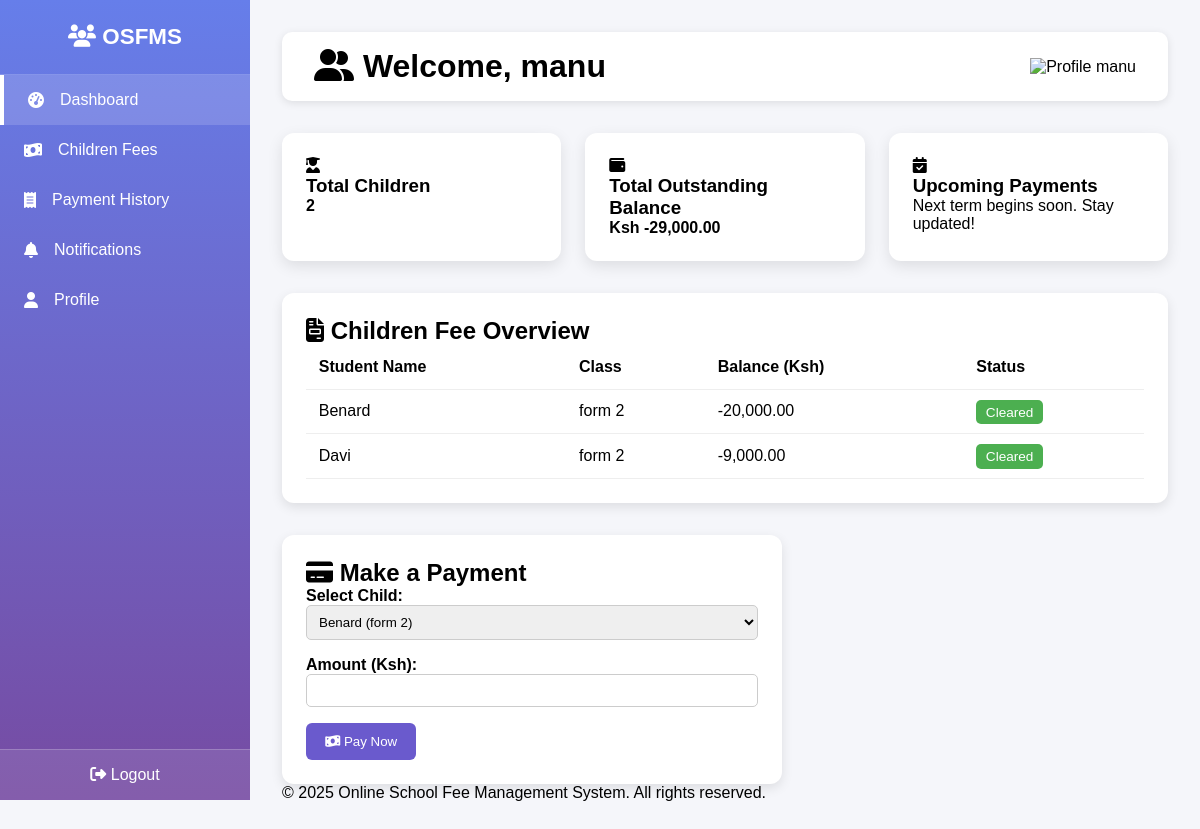
/parent_dashboard.php (signed in), run on the app's committed database.
### tables this page shows
CREATE TABLE `students` (
  `id` int(11) NOT NULL,
  `admission_no` varchar(50) DEFAULT NULL,
  `full_name` varchar(100) DEFAULT NULL,
  `email` varchar(255) DEFAULT NULL,
  `class` varchar(50) DEFAULT NULL,
  `date_registered` datetime DEFAULT current_timestamp(),
  `created_at` timestamp NOT NULL DEFAULT current_timestamp(),
  `balance` decimal(10,2) DEFAULT 0.00,
  `parent_national_id` bigint(20) DEFAULT NULL,
  `parent_id` int(11) DEFAULT NULL
);

### public/parent_dashboard.php (the view, shortened to what this page needs)
<?php
require_once __DIR__ . '/../includes/db.php';
$user = $_SESSION['user'];
$parent_id = $user['id'];
$query = $pdo->prepare("
    SELECT
        s.id,
        s.full_name,
        s.class,
        COALESCE(SUM(f.total_amount), 0) AS total_fees,
        COALESCE(SUM(p.amount_paid), 0) AS total_paid,
        COALESCE(SUM(f.total_amount), 0) - COALESCE(SUM(p.amount_paid), 0) AS balance
    FROM students s
    LEFT JOIN fees f ON s.id = f.student_id
    LEFT JOIN payments p ON s.id = p.student_id AND p.status = 'paid'
    WHERE s.parent_id = ?
    GROUP BY s.id, s.full_name, s.class
");
$query->execute([$parent_id]);
$children = $query->fetchAll(PDO::FETCH_ASSOC);
?>
<!DOCTYPE html>
<html lang="en">
<head>
    <link rel="stylesheet" href="https://cdnjs.cloudflare.com/ajax/libs/font-awesome/6.5.0/css/all.min.css" />
</head>
<body>
<div class="sidebar">
    <h2><i class="fas fa-users"></i> OSFMS</h2>
    <a href="#" class="active"><i class="fas fa-tachometer-alt"></i> Dashboard</a>
    <a href="children_fees.php"><i class="fas fa-money-bill-wave"></i> Children Fees</a>
    <a href="parents_payment_history.php"><i class="fas fa-receipt"></i> Payment History</a>
    <a href="notifications.php"><i class="fas fa-bell"></i> Notifications</a>
    <a href="profile.php"><i class="fas fa-user"></i> Profile</a>
    <div class="logout-btn">
        <form action="logout.php" method="POST">
            <button type="submit"><i class="fas fa-sign-out-alt"></i> Logout</button>
        </form>
    </div>
</div>
<div class="main">
    <header>
        <h1><i class="fas fa-user-friends"></i> Welcome, <?= htmlspecialchars($user['username']); ?></h1>
        <div class="user-info">
            <img src="https://cdn-icons-png.flaticon.com/512/3135/3135715.png" alt="Profile" width="45" />
            <span><?= htmlspecialchars($user['username']); ?></span>
        </div>
    </header>
    <section class="cards">
        <div class="card">
            <i class="fas fa-user-graduate"></i>
            <h3>Total Children</h3>
            <p><strong><?= count($children); ?></strong></p>
        </div>
        <div class="card">
            <i class="fas fa-wallet"></i>
            <h3>Total Outstanding Balance</h3>
            <?php $totalBalance = array_sum(array_column($children, 'balance')); ?>
            <p><strong>Ksh <?= number_format($totalBalance, 2); ?></strong></p>
        </div>
        <div class="card">
            <i class="fas fa-calendar-check"></i>
            <h3>Upcoming Payments</h3>
            <p>Next term begins soon. Stay updated!</p>
        </div>
    </section>
    <section class="table-container">
        <h2><i class="fas fa-file-invoice"></i> Children Fee Overview</h2>
        <table>
            <thead>
                <tr>
                    <th>Student Name</th>
                    <th>Class</th>
                    <th>Balance (Ksh)</th>
                    <th>Status</th>
                </tr>
            </thead>
            <tbody>
                <?php if (count($children) > 0): ?>
                    <?php foreach ($children as $child): ?>
                        <tr>
                            <td><?= htmlspecialchars($child['full_name']); ?></td>
                            <td><?= htmlspecialchars($child['class']); ?></td>
                            <td><?= number_format($child['balance'], 2); ?></td>
                            <td>
                                <?php
                                    $statusClass = $child['balance'] <= 0 ? 'paid' : 'pending';
                                    $statusText = $child['balance'] <= 0 ? 'Cleared' : 'Pending';
                                ?>
                                <span class="badge <?= $statusClass; ?>"><?= $statusText; ?></span>
                            </td>
                        </tr>
                    <?php endforeach; ?>
                <?php else: ?>
                    <tr><td colspan="4" style="text-align:center;">No linked students found.</td></tr>
                <?php endif; ?>
            </tbody>
        </table>
    </section>
    <form method="POST" class="payment-form">
        <h2><i class="fas fa-credit-card"></i> Make a Payment</h2>
        <label for="student_id">Select Child:</label>
        <select name="student_id" id="student_id" required>
            <?php foreach ($children as $child): ?>
                <option value="<?= $child['id']; ?>"><?= htmlspecialchars($child['full_name']) ?> (<?= htmlspecialchars($child['class']) ?>)</option>
            <?php endforeach; ?>
        </select>
        <label for="amount">Amount (Ksh):</label>
        <input type="number" name="amount" id="amount" step="0.01" min="1" required />
        <button type="submit"><i class="fas fa-money-bill-wave"></i> Pay Now</button>
    </form>
    <footer>
        <p>&copy; <?= date('Y'); ?> Online School Fee Management System. All rights reserved.</p>
    </footer>
</div>
</body>
</html>

### public/parent_dashboard.php (style rules this page uses)
:root { --primary: #6a5acd; --secondary: #00bcd4; --background1: #667eea; --background2: #764ba2; --text-dark: #222; --text-light: #777; }
* { margin: 0; padding: 0; box-sizing: border-box; font-family: "Poppins", sans-serif; }
body { background: #f5f6fa; display: flex; min-height: 100vh; }
.sidebar { width: 250px; background: linear-gradient(180deg, var(--background1), var(--background2)); color: #fff; display: flex; flex-direction: column; position: fixed; height: 100vh; z-index: 10; }
.sidebar h2 { text-align: center; padding: 1.5rem 0; border-bottom: 1px solid rgba(255,255,255,0.2); font-size: 1.4rem; }
.sidebar a { padding: 1rem 1.5rem; color: #fff; text-decoration: none; display: flex; align-items: center; gap: 1rem; transition: background 0.3s; }
.sidebar a:hover, .sidebar a.active { background: rgba(255,255,255,0.15); border-left: 4px solid #fff; }
.logout-btn { margin-top: auto; padding: 1rem 1.5rem; background: rgba(255,255,255,0.1); border-top: 1px solid rgba(255,255,255,0.2); text-align: center; }
.logout-btn button { background: none; border: none; color: #fff; font-size: 1rem; cursor: pointer; }
.main { margin-left: 250px; flex: 1; padding: 2rem; }
header { background: #fff; padding: 1rem 2rem; display: flex; justify-content: space-between; align-items: center; border-radius: 10px; box-shadow: 0 2px 8px rgba(0,0,0,0.1); }
.cards { margin-top: 2rem; display: grid; grid-template-columns: repeat(auto-fit, minmax(250px, 1fr)); gap: 1.5rem; }
.card { background: #fff; padding: 1.5rem; border-radius: 12px; box-shadow: 0 5px 15px rgba(0,0,0,0.1); }
.table-container { margin-top: 2rem; background: #fff; padding: 1.5rem; border-radius: 12px; box-shadow: 0 4px 12px rgba(0,0,0,0.1); }
table { width: 100%; border-collapse: collapse; }
table th, table td { text-align: left; padding: 0.8rem; border-bottom: 1px solid #eee; }
.badge { padding: 0.3rem 0.6rem; border-radius: 5px; font-size: 0.85rem; color: #fff; }
.badge.paid { background: #4CAF50; }
form.payment-form { margin-top: 2rem; background: #fff; padding: 1.5rem; border-radius: 12px; box-shadow: 0 4px 12px rgba(0,0,0,0.1); max-width: 500px; }
form.payment-form label { font-weight: 600; }
form.payment-form select, form.payment-form input { width: 100%; padding: 0.5rem; margin-bottom: 1rem; border-radius: 5px; border: 1px solid #ccc; }
form.payment-form button { background: var(--primary); color: #fff; border: none; padding: 0.7rem 1.2rem; border-radius: 6px; cursor: pointer; }

### data on the page
students: full_name "Benard", class "form 2", balance "-20,000.00", statusText "Cleared"
students: full_name "Davi", class "form 2", balance "-9,000.00", statusText "Cleared"

### other printed values
$user['username'] "manu"
count($children) "2"
$totalBalance "-29,000.00"
form field student_id "Benard (form 2)"
